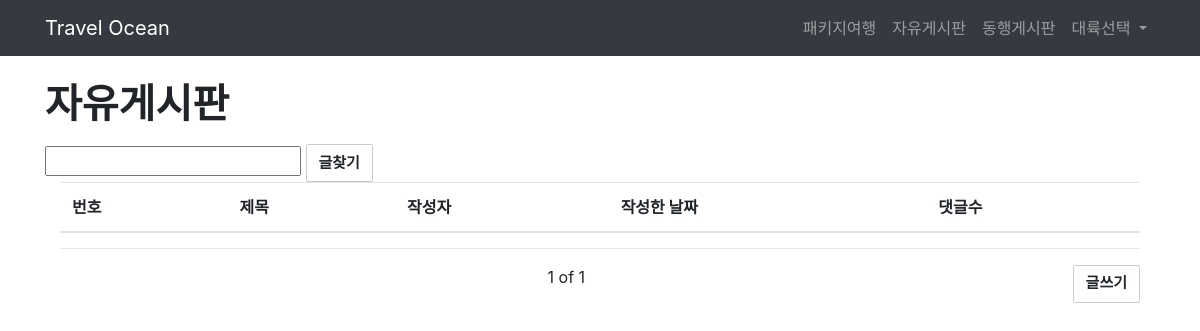
Before: /free_borad/ with the older database file.
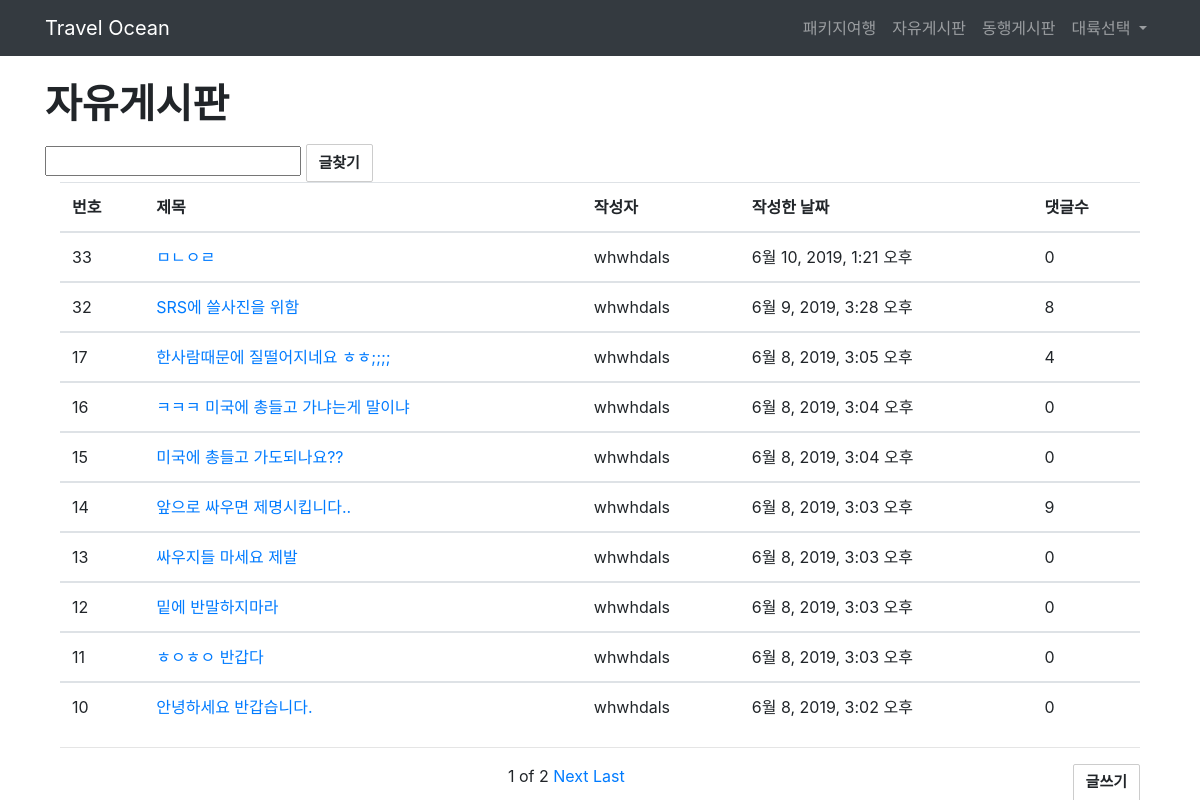
After: the same page with the newer database file.
### index/models.py (models this page shows, shortened)
class Blog(models.Model):
    title = models.CharField(max_length=30)
    content = models.TextField()
    image = models.ImageField(upload_to="images/blog/", blank=True)
    author = models.ForeignKey(User, on_delete=models.CASCADE)
    created_at = models.DateTimeField(auto_now_add=True)
    updated_at = models.DateTimeField(auto_now=True)
    class Meta:
        ordering=['-id']

class User(AbstractUser):
    name = models.CharField(max_length=10)
    phone = models.CharField(max_length=15)
    birth = models.CharField(max_length=10)

### index/views.py (the view)
# urls.py: path('free_borad/', index.views.free_borad, name="free_borad"),
def free_borad(request):
    blogs = Blog.objects.all()
    list = request.GET.get('list')
    if list:
        blogs = blogs.filter(title__contains = list)
    paginator = Paginator(blogs, 10)
    page = request.GET.get('page')
    posts = paginator.get_page(page)
    return render(request, "free_borad.html", {"blogs":blogs, "posts":posts})

### index/templates/free_borad.html (shortened to what this page needs)
{% extends 'base.html' %}
{% load staticfiles %}
    {% block content %}
             <div class="container">
    <h1 class="mt-4 mb-3"><b>자유게시판</b></h1>
          <form action="" method="GET">
                <input type="text" name="list">
                <input type="submit" value="글찾기" class = "btn btn-default">
          </form>
      <div class="container">
      <table class ="table table-hover">
        <thead>
          <tr>
            <th>번호</th>
            <th>제목</th>
            <th>작성자</th>
            <th>작성한 날짜</th>
            <th>댓글수</th>
          </tr>
        </thead>
        <tbody>
        <tr>
            {% for blog in posts %}
          <td>{{ blog.id }}</td>
          <td><a href="{% url 'free_borad_detail' blog.id %}">{{ blog.title }}</a></td>
          <td>{{ blog.author }}</td>
          <td>{{ blog.created_at }}</td>
          <td>{{ blog.comments.count }}</td>
        </tr>
        </tbody>
                      {% endfor %}
      </table>
      <hr/>
      <a class = "btn btn-default pull-right" href="{% url 'create' %}">글쓰기</a>
      <div class = "text-center">
            <span>{{posts.number}}</span>
            <span>of</span>
            <span>{{posts.paginator.num_pages}}</span>
            {% if posts.has_next %}
        <a href="?page={{posts.next_page_number}}">Next</a>
          <a href="?page={{posts.paginator.num_pages}}">Last</a>
            {% endif %}
      </div>
    </div>
    </div>
    {% endblock %}

### templates/base.html (shortened to what this page needs)
<!DOCTYPE html>
{% load staticfiles %}
<html lang="ko">
<head>
  <link href="{% static 'main_style.css' %}" rel="stylesheet">
    </head>
    <body>
        <header>
              <nav class="navbar fixed-top navbar-expand-lg navbar-dark bg-dark fixed-top">
    <div class="container">
      <a class="navbar-brand" href="{% url 'main' %}">Travel Ocean</a>
      <div class="collapse navbar-collapse" id="navbarResponsive">
        <ul class="navbar-nav ml-auto">
            <li class="nav-item">
            <a class="nav-link" href="{% url 'package' %}">패키지여행</a>
          </li>
          <li class="nav-item">
            <a class="nav-link" href="{% url 'free_borad' %}">자유게시판</a>
          </li>
          <li class="nav-item">
            <a class="nav-link" href="{% url 'drawChart' %}">동행게시판</a>
          </li>
          <li class="nav-item dropdown">
            <a class="nav-link dropdown-toggle" href="#" id="navbarDropdownPortfolio" data-toggle="dropdown" aria-haspopup="true" aria-expanded="false">
              대륙선택
            </a>
          </li>
        </ul>
      </div>
    </div>
  </nav>
        </header>
    {% block content %}
{% endblock %}
    </body>

Changed rows visible on the page:
added Blog: id "33", title "ㅁㄴㅇㄹ", author "whwhdals", created_at "6월 10, 2019, 1:21 오후", comments.count "0"
added Blog: id "32", title "SRS에 쓸사진을 위함", author "whwhdals", created_at "6월 9, 2019, 3:28 오후", comments.count "8"
added Blog: id "17", title "한사람때문에 질떨어지네요 ㅎㅎ;;;;", author "whwhdals", created_at "6월 8, 2019, 3:05 오후", comments.count "4"
added Blog: id "16", title "ㅋㅋㅋ 미국에 총들고 가냐는게 말이냐", author "whwhdals", created_at "6월 8, 2019, 3:04 오후", comments.count "0"
added Blog: id "15", title "미국에 총들고 가도되나요??", author "whwhdals", created_at "6월 8, 2019, 3:04 오후", comments.count "0"
added Blog: id "14", title "앞으로 싸우면 제명시킵니다..", author "whwhdals", created_at "6월 8, 2019, 3:03 오후", comments.count "9"
added Blog: id "13", title "싸우지들 마세요 제발", author "whwhdals", created_at "6월 8, 2019, 3:03 오후", comments.count "0"
added Blog: id "12", title "밑에 반말하지마라", author "whwhdals", created_at "6월 8, 2019, 3:03 오후", comments.count "0"
added Blog: id "11", title "ㅎㅇㅎㅇ 반갑다", author "whwhdals", created_at "6월 8, 2019, 3:03 오후", comments.count "0"
added Blog: id "10", title "안녕하세요 반갑습니다.", author "whwhdals", created_at "6월 8, 2019, 3:02 오후", comments.count "0"
Other visible differences:
{{ posts.paginator.num_pages }}: "1" → "2"
text now shown: "Next Last"
